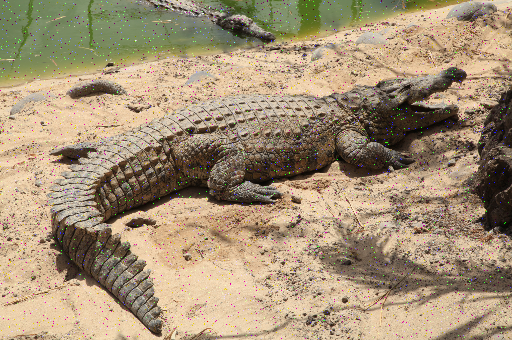
#> input picture Project1/inputs/test4.png, 512 x 340 px; the run also reads 1 picture not shown here
$ jupyter execute --allow-errors t1.ipynb
#> lines starting #> are read from the running program, lines starting #| are printed output that depends on the picture
[cell 1]
import numpy as np
import cv2
import math
import matplotlib.pyplot as plt # 주피터 환경에서 이미지 열어주는거
import statistics

# [67 lines left out: functions task1, apply_average_filter, not called in this run]


def apply_median_filter(img, kernel_size):
    """
    You should implement median filter convolution algorithm in this function.
    It takes 2 arguments,
    'img' is source image, and you should perform convolution with median filter.
    'kernel_size' is a int value, which determines kernel size of median filter.

    You should return result image.

    """

    k = int(kernel_size/2)

    new_img = np.zeros([img.shape[0], img.shape[1], img.shape[2]], dtype='uint8')

    mask = np.ones([3,3], dtype = int)
    mask = mask/9

    temp = [] # temp는 한 픽셀당 rgb값의 리스트이다. ex. [143,52,211]


    def mid_of(color):
        return sorted(color)[int(kernel_size*kernel_size/2)]


    for i in range(1, len(img)-k):
        for j in range(1, len(img[0])-k):
            red, green, blue = [], [], []
            for row in range(kernel_size):
                for col in range(kernel_size):
                    t = img[i-k+row,j-k+col]
                    red.append(t[0])
                    green.append(t[1])
                    blue.append(t[2])

            new_img[i, j] = [mid_of(red),mid_of(green),mid_of(blue)]

            ###
    return new_img

# [64 lines left out: function apply_bilateral_filter, not called in this run]

[cell 2]
# task1('../inputs/test1.png','../outputs/test1.png','../outputs/test1.png' )
import math

img = cv2.imread('../inputs/test4.png', cv2.IMREAD_COLOR)
#> img is the input picture: shape (340, 512, 3); mean B, G, R 117.8, 145.4, 164.2
img2 = cv2.imread('../inputs/test4_clean.png', cv2.IMREAD_COLOR)
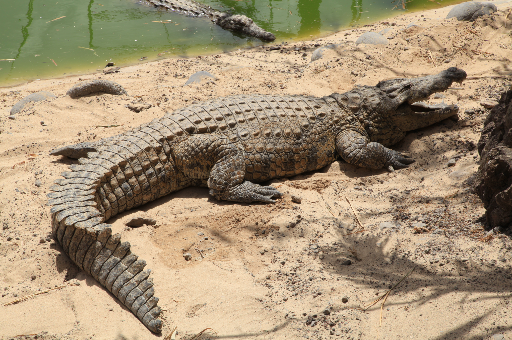
#> input picture Project1/inputs/test4_clean.png, 512 x 340 px
#> img2 is the input picture: shape (340, 512, 3); mean B, G, R 117.6, 145.6, 164.2

plt.imshow(cv2.cvtColor(img, cv2.COLOR_BGR2RGB))
plt.show()


result_img = apply_median_filter(img, 3)
#> after the loop in apply_median_filter, `for i in range(1, len(img)-k):`:
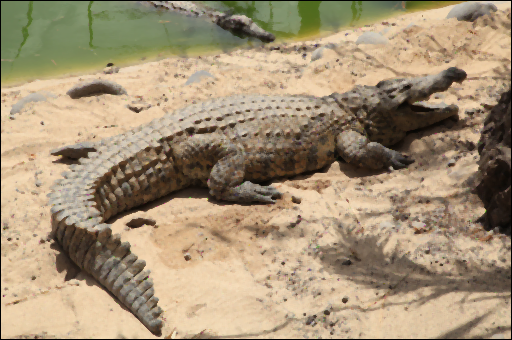
#> new_img: shape (340, 512, 3); mean B, G, R 118.3, 146.4, 164.9

print(img[9][9])
#| [ 88 255 109]
print(img[9][10])
#| [ 89 129 108]
print(img[9][11])
#| [ 88 129 110]
print(img[10][9])
#| [ 90 128 111]
print(img[10][10])
#| [ 91 128 111]
print(img[10][11])
#| [ 90 129 109]
print(img[11][9])
#| [ 90 128 109]
print(img[11][10])
#| [ 90 129 108]
print(img[10][11])
#| [ 90 129 109]
print(result_img[10][10])
#| [ 90 129 109]
print("Done!")

plt.imshow(cv2.cvtColor(result_img, cv2.COLOR_BGR2RGB))
plt.show()

plt.imshow(cv2.cvtColor(img2, cv2.COLOR_BGR2RGB))
plt.show()

[cell 3]
import math
from mpl_toolkits.mplot3d import Axes3D

kernel_size = 5
rad = np.linspace(-kernel_size,kernel_size,kernel_size) # 범위가 1) by 2) 사이즈가 된다. 3)칸으로 나눈다.
a,b = np.meshgrid(rad, rad)

sigma = 2

# [14 lines of commented-out code are left out]


plt.figure(figsize = (10,10))
ax = plt.subplot(1,1,1,projection = '3d')
#> (the rest of this cell did not finish here and is left out)

[cell 4]
aww = np.ones([3,3], dtype=int)

print(aww)

print( aww.sum() )

[cell 5]
s_s=2

rad = np.linspace(-kernel_size,kernel_size,kernel_size) # 범위가 1) by 2) 사이즈가 된다. 3)칸으로 나눈다.
a,b = np.meshgrid(rad, rad)

kernel = (1/(2*math.pi*(s_s**2)))*np.exp(-1*(a**2+b**2)/(2*s_s*s_s)) # 2d 가우시안 커널 생성.
kernel = kernel/kernel.sum()

print(kernel)

[cell 6]
plt.figure(figsize = (10,10))
ax = plt.subplot(1,1,1,projection = '3d')
ax.plot_surface(a,b,kernel)
plt.show()
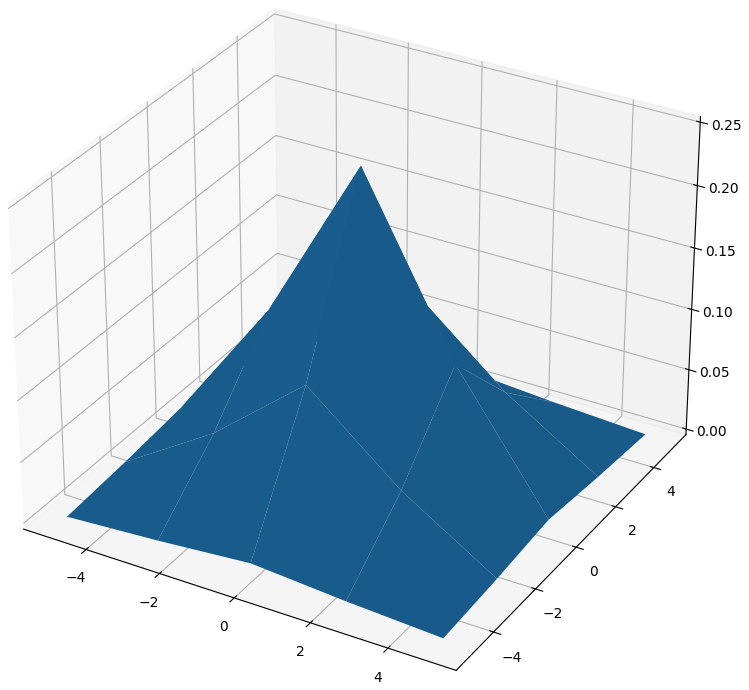
#> figure drawn by matplotlib, 1 panel

[cell 7]
gaussian = lambda r2, sigma: (numpy.exp( -0.5*r2/sigma**2 )*3).astype(int)*1.0/3.0
print(gaussian)

[cell 8]
import math


def distance(x, y, i, j):
    return np.sqrt((x-i)**2 + (y-j)**2)


def gaussian(x, sigma):
    return (1.0 / (2 * math.pi * (sigma ** 2))) * math.exp(- (int(x) ** 2) / (2 * sigma ** 2))


# [33 lines left out: function apply_bilateral_filter, not called in this run]


def bilateral_filter_own(source, filter_diameter, sigma_i, sigma_s):

    filtered_image = source.copy()

    k = int(filter_diameter/2)
    i = k
    while i < len(source):
        j = k
        while j < len(source[0]):
            apply_bilateral_filter(source, filtered_image, i, j, filter_diameter, sigma_i, sigma_s, 0)
            apply_bilateral_filter(source, filtered_image, i, j, filter_diameter, sigma_i, sigma_s, 1)
            apply_bilateral_filter(source, filtered_image, i, j, filter_diameter, sigma_i, sigma_s, 2)
            j += 1
        i += 1
    return filtered_image

[cell 9]
# [74 lines left out: function apply_bilateral_filter, not called in this run]

[cell 10]
import math

img = cv2.imread('../inputs/test2.png', cv2.IMREAD_COLOR)
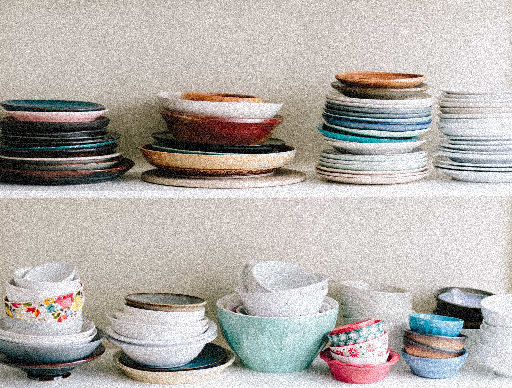
#> input picture Project1/inputs/test2.png, 512 x 388 px
#> img is the input picture: shape (388, 512, 3); mean B, G, R 172.3, 176.6, 181.4
img2 = cv2.imread('../inputs/test2_clean.png', cv2.IMREAD_COLOR)

plt.imshow(cv2.cvtColor(img, cv2.COLOR_BGR2RGB))
plt.show()

#> (the rest of this cell did not finish here and is left out)

#> the loop in bilateral_filter_own, `while i < len(source):` made 1 pass
#> after the loop in bilateral_filter_own, `while i < len(source):`: i = 1
result_img2 = apply_median_filter(img, 3)

plt.imshow(cv2.cvtColor(result_img1, cv2.COLOR_BGR2RGB))
plt.show()

plt.imshow(cv2.cvtColor(result_img2, cv2.COLOR_BGR2RGB))
plt.show()

plt.imshow(cv2.cvtColor(img2, cv2.COLOR_BGR2RGB))
plt.show()

[cell 11]
import math

img = cv2.imread('../inputs/test2.png', cv2.IMREAD_COLOR)
img2 = cv2.imread('../inputs/test2_clean.png', cv2.IMREAD_COLOR)

a,b,c = img.shape
#> a = 388; b = 512; c = 3

print(a,b,c)
#| 388 512 3
